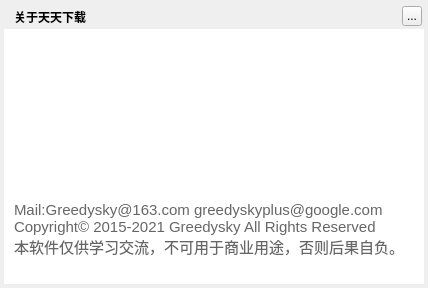
<?xml version="1.0" encoding="UTF-8"?>
<ui version="4.0">
 <class>DownloadMessageAboutDialog</class>
 <widget class="QWidget" name="DownloadMessageAboutDialog">
  <property name="geometry">
   <rect>
    <x>0</x>
    <y>0</y>
    <width>428</width>
    <height>288</height>
   </rect>
  </property>
  <property name="windowTitle">
   <string>关于天天下载</string>
  </property>
  <property name="styleSheet">
   <string notr="true"/>
  </property>
  <widget class="QLabel" name="background">
   <property name="geometry">
    <rect>
     <x>4</x>
     <y>4</y>
     <width>420</width>
     <height>280</height>
    </rect>
   </property>
   <property name="styleSheet">
    <string notr="true"/>
   </property>
   <property name="text">
    <string/>
   </property>
  </widget>
  <widget class="QLabel" name="topTitleName">
   <property name="geometry">
    <rect>
     <x>14</x>
     <y>4</y>
     <width>350</width>
     <height>25</height>
    </rect>
   </property>
   <property name="styleSheet">
    <string notr="true">color:&quot;#FFFFFF&quot;;font-weight:bold</string>
   </property>
   <property name="text">
    <string>关于天天下载</string>
   </property>
  </widget>
  <widget class="QToolButton" name="topTitleCloseButton">
   <property name="geometry">
    <rect>
     <x>402</x>
     <y>6</y>
     <width>20</width>
     <height>20</height>
    </rect>
   </property>
   <property name="text">
    <string>...</string>
   </property>
  </widget>
  <widget class="QWidget" name="backgroundMask" native="true">
   <property name="geometry">
    <rect>
     <x>4</x>
     <y>29</y>
     <width>420</width>
     <height>255</height>
    </rect>
   </property>
   <property name="styleSheet">
    <string notr="true">QWidget{color:#666666;background:white;}
QLabel{background:transparent;}</string>
   </property>
   <widget class="QLabel" name="iconLabel">
    <property name="geometry">
     <rect>
      <x>0</x>
      <y>0</y>
      <width>420</width>
      <height>150</height>
     </rect>
    </property>
    <property name="text">
     <string/>
    </property>
    <property name="scaledContents">
     <bool>true</bool>
    </property>
   </widget>
   <widget class="QLabel" name="textLabel">
    <property name="geometry">
     <rect>
      <x>10</x>
      <y>165</y>
      <width>410</width>
      <height>70</height>
     </rect>
    </property>
    <property name="styleSheet">
     <string notr="true">font-size:15px</string>
    </property>
    <property name="text">
     <string>Mail:Greedysky@163.com greedyskyplus@google.com
Copyright© 2015-2021 Greedysky All Rights Reserved
本软件仅供学习交流，不可用于商业用途，否则后果自负。</string>
    </property>
   </widget>
  </widget>
 </widget>
 <resources/>
 <connections/>
</ui>
